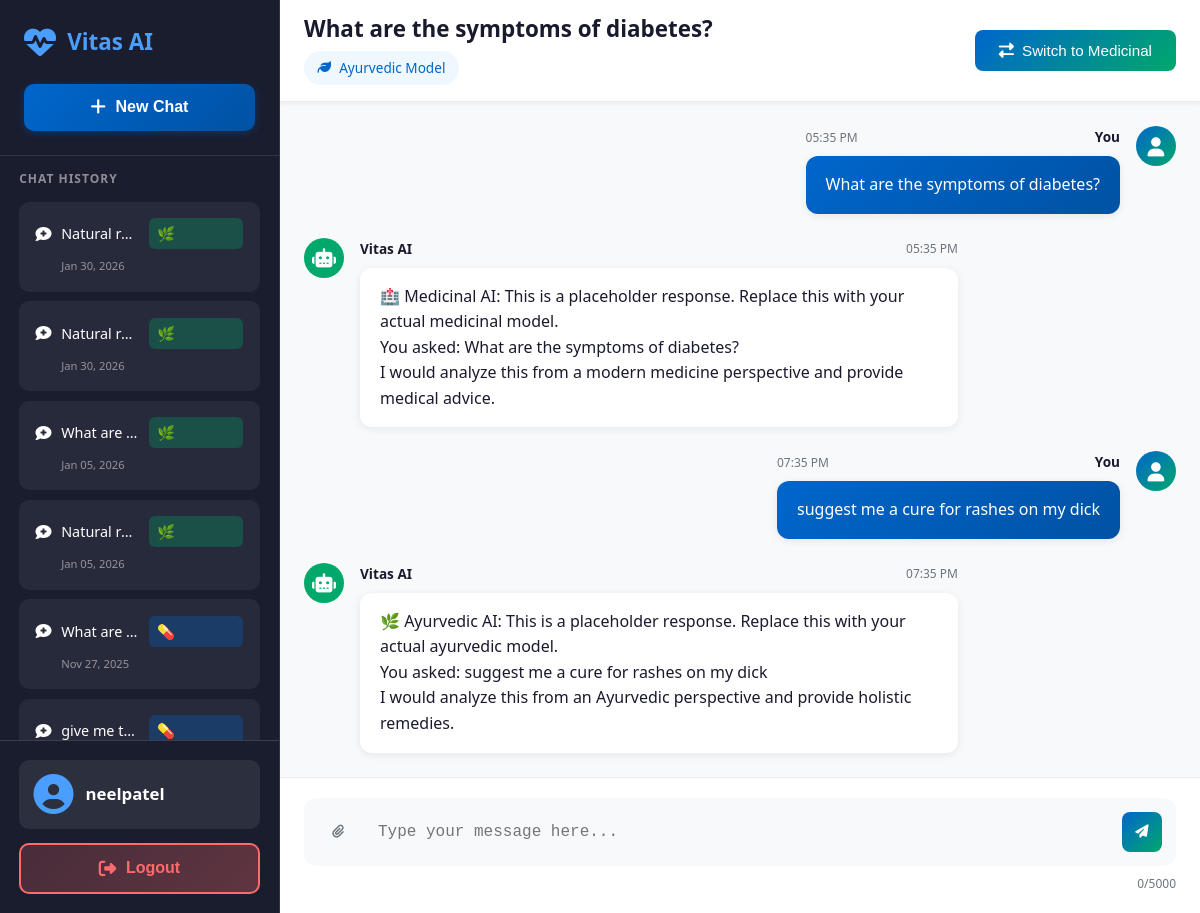
Page /chat/1/ (signed in) on the committed database.
### chatbot/models.py (models this page shows, shortened)
class ChatConversation(models.Model):
    user = models.ForeignKey(User, on_delete=models.CASCADE, related_name='conversations')
    title = models.CharField(max_length=200, default="New Chat")
    model_type = models.CharField(
        max_length=20,
        choices=[('medicinal', 'Medicinal'), ('ayurvedic', 'Ayurvedic')],
        default='medicinal'
    )
    created_at = models.DateTimeField(auto_now_add=True)
    updated_at = models.DateTimeField(auto_now=True)
    class Meta:
        ordering = ['-updated_at']

class ChatMessage(models.Model):
    conversation = models.ForeignKey(ChatConversation, on_delete=models.CASCADE, related_name='messages')
    role = models.CharField(
        max_length=10,
        choices=[('user', 'User'), ('assistant', 'Assistant')]
    )
    content = models.TextField()
    timestamp = models.DateTimeField(auto_now_add=True)
    class Meta:
        ordering = ['timestamp']

### chatbot/views.py (the view)
# urls.py: path('chat/<int:conversation_id>/', views.chat_conversation, name='chat_conversation'),
@login_required
def chat_conversation(request, conversation_id):
    user = request.user
    conversation = get_object_or_404(ChatConversation, id=conversation_id, user=user)
    profile, created = UserProfile.objects.get_or_create(user=user)
    conversations = ChatConversation.objects.filter(user=user).order_by('-updated_at')
    messages_list = ChatMessage.objects.filter(conversation=conversation).order_by('timestamp')
    context = {
        'user': user,
        'profile': profile,
        'conversations': conversations,
        'current_conversation': conversation,
        'messages': messages_list,
    }
    return render(request, 'chatbot/chat.html', context)

### chatbot/templates/chatbot/chat.html (shortened to what this page needs)
{% load static %}
<!DOCTYPE html>
<html lang="en">
<head>
    <link rel="stylesheet" href="{% static 'css/style.css' %}">
    <link rel="stylesheet" href="https://cdnjs.cloudflare.com/ajax/libs/font-awesome/6.4.0/css/all.min.css">
</head>
<body class="chat-body">
    <div class="chat-container">
        <aside class="chat-sidebar">
            <div class="sidebar-logo">
                <i class="fas fa-heartbeat"></i>
                <span>Vitas AI</span>
            </div>
            <div class="sidebar-new-chat">
                <button type="button" class="btn-new-chat" id="newChatBtn">
                    <i class="fas fa-plus"></i> New Chat
                </button>
            </div>
            <div class="chat-history">
                <h3>CHAT HISTORY</h3>
                <div class="history-list">
                    {% if conversations %}
                        {% for conversation in conversations %}
                        <a href="{% url 'chat_conversation' conversation.id %}"
                           class="history-item {% if current_conversation.id == conversation.id %}active{% endif %}">
                            <div class="history-item-content">
                                <i class="fas fa-comment-medical"></i>
                                <span>{{ conversation.title|truncatechars:20 }}</span>
                                <span class="model-badge {% if conversation.model_type == 'medicinal' %}medicinal{% else %}ayurvedic{% endif %}">
                                    {% if conversation.model_type == 'medicinal' %}💊{% else %}🌿{% endif %}
                                </span>
                            </div>
                            <div class="history-item-date">{{ conversation.created_at|date:"M d, Y" }}</div>
                        </a>
                        {% endfor %}
                    {% else %}
                        <div class="no-history">
                            <i class="fas fa-inbox"></i>
                            <p>No chat history yet</p>
                        </div>
                    {% endif %}
                </div>
            </div>
            <div class="sidebar-footer">
                <div class="user-info">
                    <i class="fas fa-user-circle"></i>
                    <span>{{ user.first_name|default:user.username }}</span>
                </div>
                <form method="post" action="{% url 'account_logout' %}">
                    <button type="submit" class="btn-logout" onclick="return confirm('Are you sure you want to logout?')">
                        <i class="fas fa-sign-out-alt"></i> Logout
                    </button>
                </form>
            </div>
        </aside>
        <main class="chat-main">
            <div class="chat-header">
                <div class="chat-title">
                    <h2 id="chatTitle">{{ current_conversation.title|default:"New Chat" }}</h2>
                    <span class="model-indicator" id="currentModel">
                        {% if current_conversation.model_type == 'medicinal' %}
                            <i class="fas fa-pills"></i> Medicinal Model
                        {% else %}
                            <i class="fas fa-leaf"></i> Ayurvedic Model
                        {% endif %}
                    </span>
                </div>
                <div class="chat-controls">
                    <button class="model-switch-btn" id="modelSwitch">
                        <i class="fas fa-exchange-alt"></i>
                        <span id="switchText">
                            Switch to {% if current_conversation.model_type == 'medicinal' %}Ayurvedic{% else %}Medicinal{% endif %}
                        </span>
                    </button>
                </div>
            </div>
            <div class="messages-container" id="messagesContainer">
                {% if messages %}
                    {% for msg in messages %}
                    <div class="message {{ msg.role }}">
                        <div class="message-avatar">
                            {% if msg.role == 'user' %}
                                <i class="fas fa-user"></i>
                            {% else %}
                                <i class="fas fa-robot"></i>
                            {% endif %}
                        </div>
                        <div class="message-content">
                            <div class="message-header">
                                <span class="message-sender">{% if msg.role == 'user' %}You{% else %}Vitas AI{% endif %}</span>
                                <span class="message-time">{{ msg.timestamp|date:"h:i A" }}</span>
                            </div>
                            <div class="message-text">{{ msg.content|linebreaks }}</div>
                        </div>
                    </div>
                    {% endfor %}
                {% endif %}
            </div>
            <div class="chat-input-area">
                <form id="chatForm">
                    <div class="input-wrapper">
                        <button type="button" class="attach-btn" id="attachBtn">
                            <i class="fas fa-paperclip"></i>
                        </button>
                        <textarea id="messageInput" placeholder="Type your message here..." rows="1" maxlength="5000"></textarea>
                        <button type="submit" class="send-btn" id="sendBtn">
                            <i class="fas fa-paper-plane"></i>
                        </button>
                    </div>
                    <div class="input-info">
                        <span class="char-count"><span id="charCount">0</span>/5000</span>
                    </div>
                </form>
            </div>
        </main>
    </div>
</body>
</html>

### rows in the picture
ChatConversation: title "Natural r…", created_at "Jan 30, 2026"
ChatConversation: title "Natural r…", created_at "Jan 30, 2026"
ChatConversation: title "What are…", created_at "Jan 05, 2026"
ChatConversation: title "Natural r…", created_at "Jan 05, 2026"
ChatConversation: title "What are…", created_at "Nov 27, 2025"
ChatConversation: title "give me t…"
ChatConversation: title "What are the symptoms of diabetes?"
ChatMessage: role "user" (drawn), timestamp "05:35 PM", content "What are the symptoms of diabetes?"
ChatMessage: role "assistant" (drawn), timestamp "05:35 PM", content "🏥 Medicinal AI: This is a placeholder response. Replace this with your actual medicinal model. You asked: What are the symptoms of diabetes? I would analyze this from a modern medicine perspective and provide medical advice."
ChatMessage: role "user" (drawn), timestamp "07:35 PM", content "suggest me a cure for rashes on my dick"
ChatMessage: role "assistant" (drawn), timestamp "07:35 PM", content "🌿 Ayurvedic AI: This is a placeholder response. Replace this with your actual ayurvedic model. You asked: suggest me a cure for rashes on my dick I would analyze this from an Ayurvedic perspective and provide holistic remedies."

### other values in the picture
{{ user.first_name|default:user.username }} "neelpatel"
